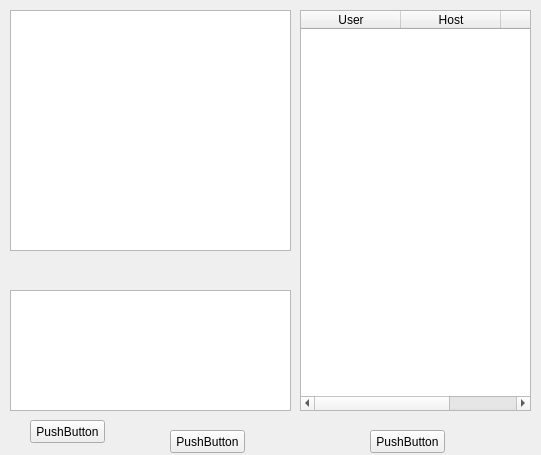
<?xml version="1.0" encoding="UTF-8"?>
<ui version="4.0">
 <class>Widget</class>
 <widget class="QWidget" name="Widget">
  <property name="geometry">
   <rect>
    <x>0</x>
    <y>0</y>
    <width>541</width>
    <height>455</height>
   </rect>
  </property>
  <property name="windowTitle">
   <string>Widget</string>
  </property>
  <widget class="QTextEdit" name="messagetextEdit">
   <property name="geometry">
    <rect>
     <x>10</x>
     <y>290</y>
     <width>281</width>
     <height>121</height>
    </rect>
   </property>
  </widget>
  <widget class="QPushButton" name="sendButton">
   <property name="geometry">
    <rect>
     <x>170</x>
     <y>430</y>
     <width>75</width>
     <height>23</height>
    </rect>
   </property>
   <property name="text">
    <string>PushButton</string>
   </property>
  </widget>
  <widget class="QTableWidget" name="tableWidget">
   <property name="geometry">
    <rect>
     <x>300</x>
     <y>10</y>
     <width>231</width>
     <height>401</height>
    </rect>
   </property>
   <column>
    <property name="text">
     <string>User</string>
    </property>
   </column>
   <column>
    <property name="text">
     <string>Host</string>
    </property>
   </column>
   <column>
    <property name="text">
     <string>IP</string>
    </property>
   </column>
  </widget>
  <widget class="QTextBrowser" name="messageBrowser">
   <property name="geometry">
    <rect>
     <x>10</x>
     <y>10</y>
     <width>281</width>
     <height>241</height>
    </rect>
   </property>
  </widget>
  <widget class="QPushButton" name="exitButton">
   <property name="geometry">
    <rect>
     <x>370</x>
     <y>430</y>
     <width>75</width>
     <height>23</height>
    </rect>
   </property>
   <property name="text">
    <string>PushButton</string>
   </property>
  </widget>
  <widget class="QPushButton" name="pushButton">
   <property name="geometry">
    <rect>
     <x>30</x>
     <y>420</y>
     <width>75</width>
     <height>23</height>
    </rect>
   </property>
   <property name="text">
    <string>PushButton</string>
   </property>
  </widget>
 </widget>
 <layoutdefault spacing="6" margin="11"/>
 <resources/>
 <connections/>
</ui>
